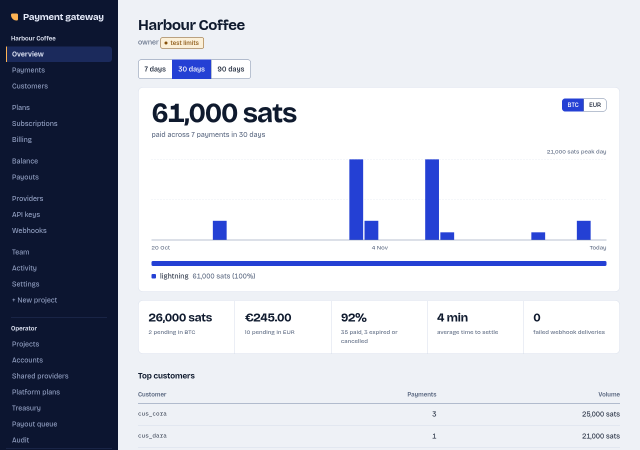
#> input picture docs/design/screenshots/console-v3-after-dashboard-1280.png, 1280 x 900 px, found by its file name (shown at 1/2 size)
$ python compare.py ../../docs/design/screenshots out.png
#> lines starting #> are read from the running program, lines starting #| are printed output that depends on the picture
from PIL import Image, ImageDraw, ImageFont
import sys, os

root = sys.argv[1]
out = sys.argv[2]
v3 = os.path.join(root, "docs/design/screenshots")
r2 = os.path.join(root, "docs/design/directions/round2")
v4 = os.path.join(root, "docs/design/screenshots/console-v4")
pages = [
    ("home", "console-v3-after-dashboard-1280.png", ["f-overview-1440.png", "d-overview-1440.png"], "home-1440.png"),
    ("payments", "console-v3-after-payments-1280.png", ["f-payments-1440.png", "d-payments-1440.png"], "payments-1440.png"),
    ("payment", "console-v3-after-paymentdetail-1280.png", ["f-payment-1440.png", "e-payment-1440.png"], "payment-1440.png"),
    ("balance", "console-v3-after-balance-1280.png", ["e-overview-1440.png"], "balance-1440.png"),
]
try:
    font = ImageFont.truetype("/usr/share/fonts/truetype/dejavu/DejaVuSans-Bold.ttf", 28)
except OSError:
    font = ImageFont.load_default()
W = 960
for name, before, mocks, after in pages:
    cols = [("v3 before", os.path.join(v3, before))] + [("round 2 " + m[0].upper(), os.path.join(r2, m)) for m in mocks] + [("v4 built", os.path.join(v4, after))]
    imgs = []
    for label, path in cols:
        im = Image.open(path).convert("RGB")
#> im is the input picture: PIL image 1280x900 RGB; mean R, G, B 196.5, 200.1, 210.8
        im = im.resize((W, int(im.height * W / im.width)))
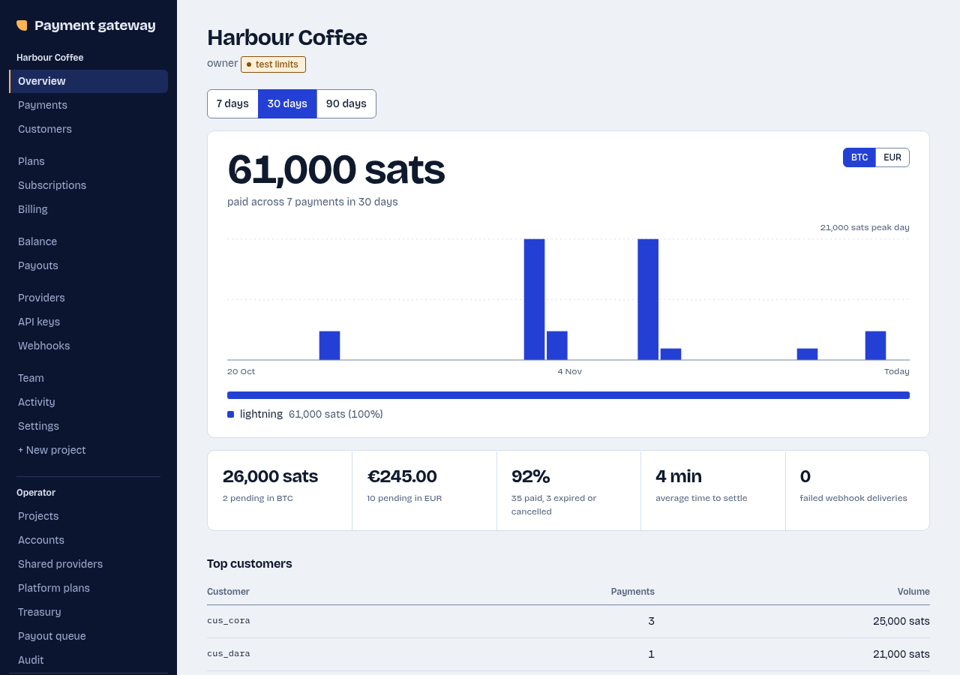
#> im: PIL image 960x675 RGB; mean R, G, B 196.4, 200.1, 210.7
        im = im.crop((0, 0, W, min(im.height, 600)))
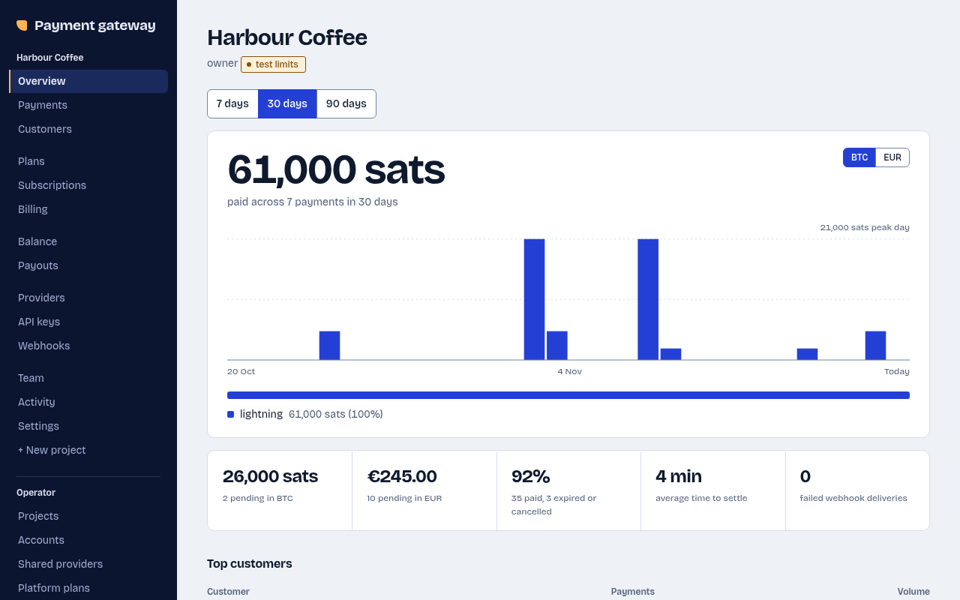
#> im: PIL image 960x600 RGB; mean R, G, B 196.7, 200.2, 211
        imgs.append((label, im))
    h = max(i.height for _, i in imgs) + 48
    sheet = Image.new("RGB", (W * len(imgs) + 16 * (len(imgs) - 1), h), "white")
#> sheet: PIL image 3888x648 RGB; every value is 255
    d = ImageDraw.Draw(sheet)
    for n, (label, im) in enumerate(imgs):
        x = n * (W + 16)
        d.text((x + 8, 8), label, fill="black", font=font)
        sheet.paste(im, (x, 48))
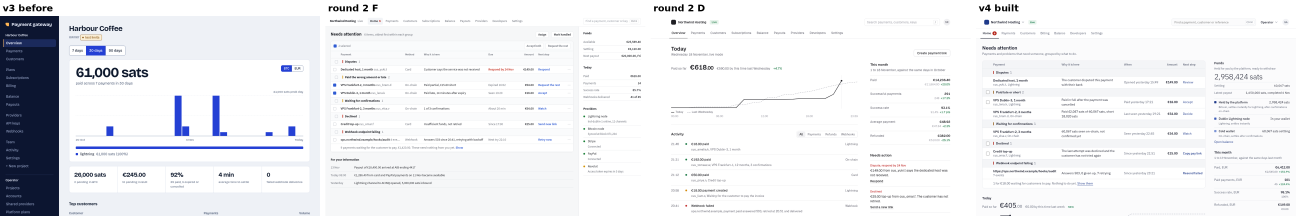
#> sheet: PIL image 3888x648 RGB (shown at 1/3 size); mean R, G, B 236, 237, 240.1
    sheet.save(os.path.join(out, f"compare-{name}.png"))
#> pass 2 of the loop `for name, before, mocks, after in pages:`:
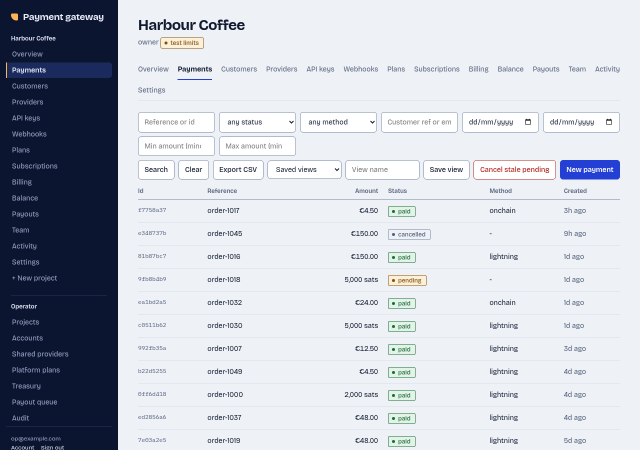
#> input picture docs/design/screenshots/console-v3-after-payments-1280.png, 1280 x 900 px, found by its file name (shown at 1/2 size)
#> im is the input picture: PIL image 1280x900 RGB; mean R, G, B 193.2, 197.6, 207.1
#> `im = im.resize((W, int(im.height * W / im.width)))`:
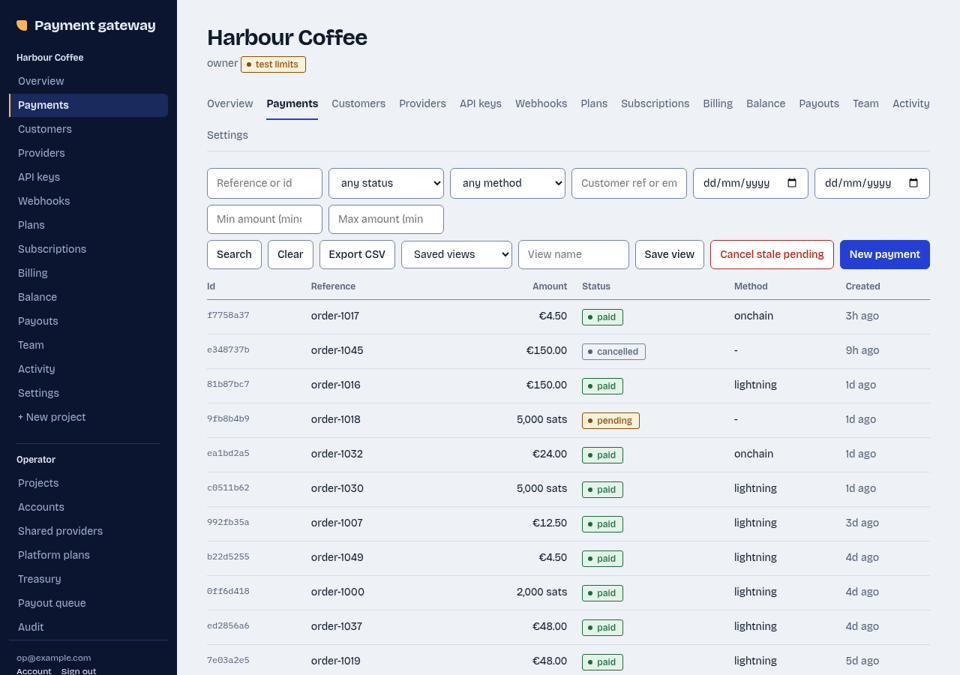
#> im: PIL image 960x675 RGB; mean R, G, B 193.2, 197.5, 207
#> `im = im.crop((0, 0, W, min(im.height, 600)))`:
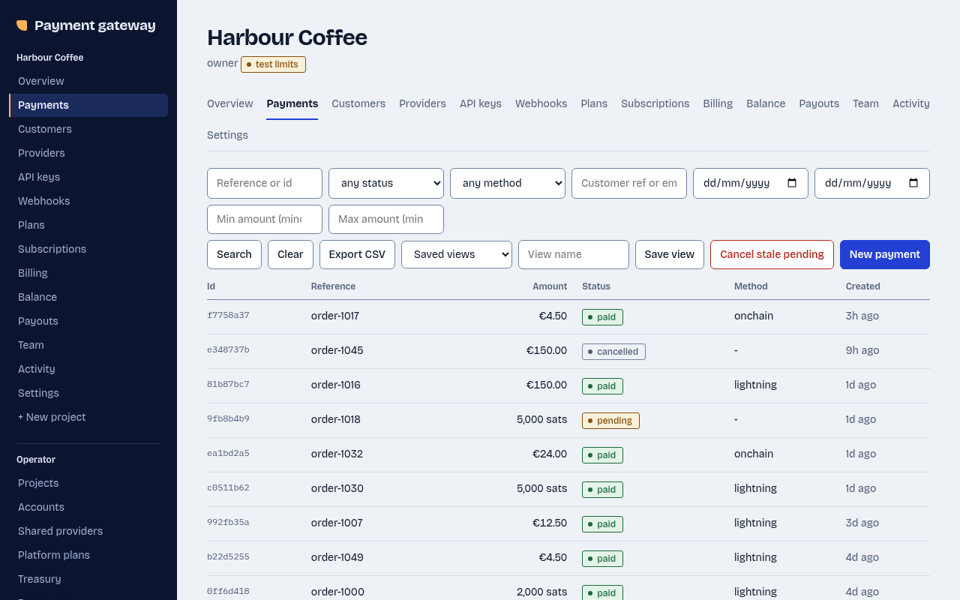
#> im: PIL image 960x600 RGB; mean R, G, B 193.2, 197.5, 207
#> (the run stopped early here; a loop or call above may not have finished)
